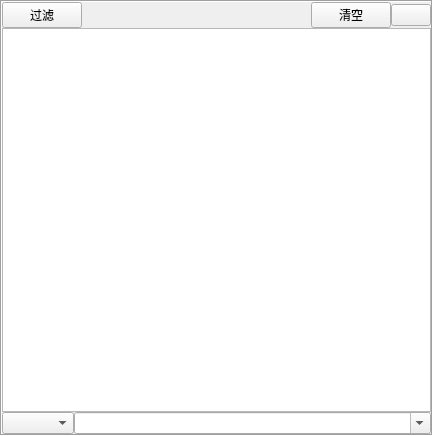
<?xml version="1.0" encoding="UTF-8"?>
<ui version="4.0">
 <class>PanelMotionConsole</class>
 <widget class="QFrame" name="PanelMotionConsole">
  <property name="geometry">
   <rect>
    <x>0</x>
    <y>0</y>
    <width>433</width>
    <height>436</height>
   </rect>
  </property>
  <property name="windowTitle">
   <string>调试控制台</string>
  </property>
  <property name="frameShape">
   <enum>QFrame::Box</enum>
  </property>
  <property name="frameShadow">
   <enum>QFrame::Sunken</enum>
  </property>
  <layout class="QVBoxLayout" name="verticalLayout_2">
   <property name="spacing">
    <number>0</number>
   </property>
   <property name="leftMargin">
    <number>0</number>
   </property>
   <property name="topMargin">
    <number>0</number>
   </property>
   <property name="rightMargin">
    <number>0</number>
   </property>
   <property name="bottomMargin">
    <number>0</number>
   </property>
   <item>
    <layout class="QVBoxLayout" name="verticalLayout">
     <item>
      <layout class="QHBoxLayout" name="horizontalLayout_2">
       <item>
        <widget class="QPushButton" name="filter">
         <property name="text">
          <string>过滤</string>
         </property>
        </widget>
       </item>
       <item>
        <spacer name="horizontalSpacer">
         <property name="orientation">
          <enum>Qt::Horizontal</enum>
         </property>
         <property name="sizeHint" stdset="0">
          <size>
           <width>40</width>
           <height>20</height>
          </size>
         </property>
        </spacer>
       </item>
       <item>
        <widget class="QPushButton" name="clear">
         <property name="text">
          <string>清空</string>
         </property>
        </widget>
       </item>
       <item>
        <widget class="QPushButton" name="sensorDebug">
         <property name="text">
          <string/>
         </property>
         <property name="icon">
          <iconset resource="../../resources/icons/Fatcow.qrc">
           <normaloff>:/fatcow/16x16/flag_bangladesh.png</normaloff>:/fatcow/16x16/flag_bangladesh.png</iconset>
         </property>
         <property name="checkable">
          <bool>true</bool>
         </property>
        </widget>
       </item>
      </layout>
     </item>
     <item>
      <widget class="QPlainTextEdit" name="history">
       <property name="readOnly">
        <bool>true</bool>
       </property>
       <property name="maximumBlockCount">
        <number>2048</number>
       </property>
      </widget>
     </item>
     <item>
      <layout class="QHBoxLayout" name="horizontalLayout_3">
       <item>
        <widget class="QComboBox" name="channel"/>
       </item>
       <item>
        <widget class="QComboBox" name="command">
         <property name="sizePolicy">
          <sizepolicy hsizetype="Expanding" vsizetype="Fixed">
           <horstretch>0</horstretch>
           <verstretch>0</verstretch>
          </sizepolicy>
         </property>
         <property name="acceptDrops">
          <bool>true</bool>
         </property>
         <property name="editable">
          <bool>true</bool>
         </property>
         <property name="maxCount">
          <number>16</number>
         </property>
        </widget>
       </item>
      </layout>
     </item>
    </layout>
   </item>
  </layout>
 </widget>
 <resources>
  <include location="../../resources/icons/Fatcow.qrc"/>
 </resources>
 <connections/>
</ui>
